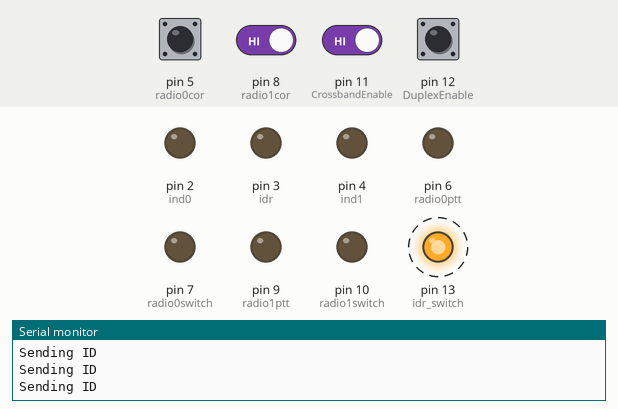
This sketch was run on a simulated Arduino Uno, built with avr-gcc and run on an emulated ATmega328P. Shown: output pins drawn as LEDs (lit = HIGH), the last lines printed to the serial monitor. Dashed ring = blinking. Inputs (shaded band) come from the test bench; at power-on: pin 5 (radio0cor), pin 8 (radio1cor), pin 11 (CrossbandEnable), pin 12 (DuplexEnable) HIGH.

Above: at 7.2 s.
7.3 s: pin 8 (radio1cor) driven LOW and pin 11 (CrossbandEnable) driven LOW
At 9.5 s:
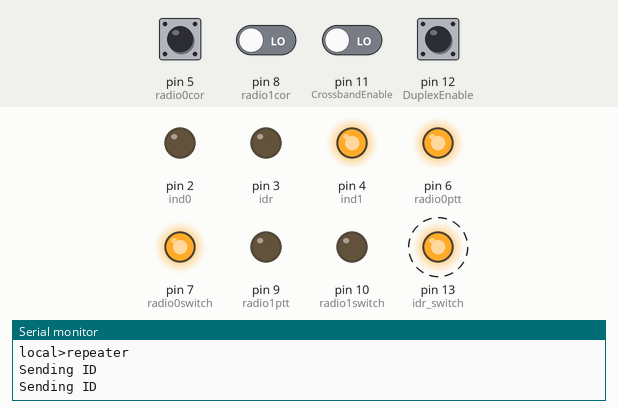
10.3 s: pin 12 (DuplexEnable) pulled LOW for 0.15 s
At 10.42 s:
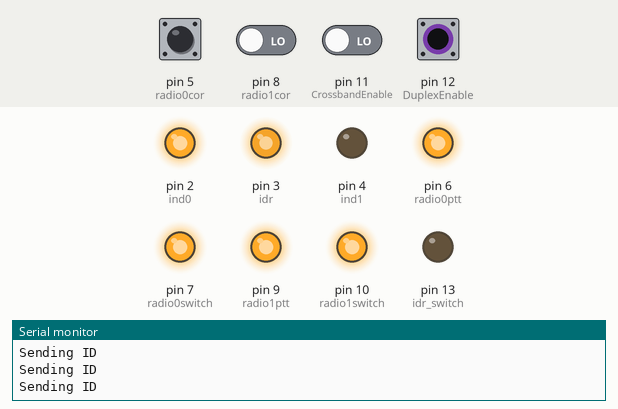
At 11.14 s:
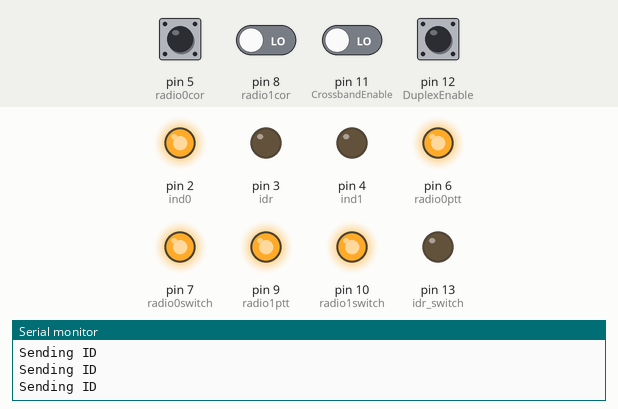
16.3 s: pin 8 (radio1cor) driven LOW
Timing chart, 0 to 20.3 s (numbered marks = the images above; inputs shaded):
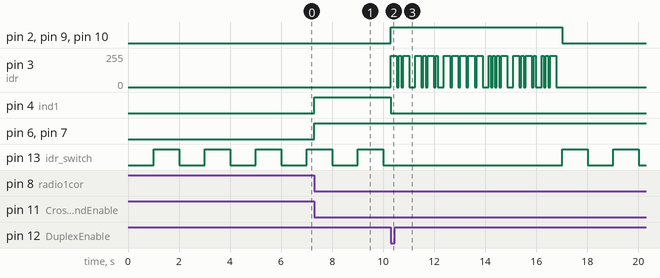

The sketch:

SimpleCrossbandRepeaterController.ino
```cpp
// (licence header left out)
// Pin relabels.
#define Ser_tx 0
#define Ser_rx 1
#define ind0 2
#define idr 3 // (awrite for pwm, write for external oscilator)
#define ind1 4
#define radio0cor 5
#define radio0ptt 6
#define radio0switch 7
#define radio1cor 8
#define radio1ptt 9
#define radio1switch 10
#define CrossbandEnable 11
#define DuplexEnable 12
#define idr_switch 13

// Variables
long idertimer = 1000;
int iderneed = 1;
int path01 = 0;
int path10 = 0;
int pathid = 0;
String idString = "KC0VCU"; // over ride from sram if exists, later
                            // cwfont will be loaded from a font file
                            // cw speed and interval variables will by
                            // default be 20 15, but override from sram
                            // if set there, will be done if needed.
int cwvalue = 490; // awrite value to write to generate cw tone, aim for
                   // 700 hz, but range to work with is 1-1023
struct t_mtab { char c, pat; } ;

struct t_mtab morsetab[] = {
  	{'.', 106},
	{',', 115},
	{'?', 76},
	{'/', 41},
	{'A', 6},
	{'B', 17},
	{'C', 21},
	{'D', 9},
	{'E', 2},
	{'F', 20},
	{'G', 11},
	{'H', 16},
	{'I', 4},
	{'J', 30},
	{'K', 13},
	{'L', 18},
	{'M', 7},
	{'N', 5},
	{'O', 15},
	{'P', 22},
	{'Q', 27},
	{'R', 10},
	{'S', 8},
	{'T', 3},
	{'U', 12},
	{'V', 24},
	{'W', 14},
	{'X', 25},
	{'Y', 29},
	{'Z', 19},
	{'1', 62},
	{'2', 60},
	{'3', 56},
	{'4', 48},
	{'5', 32},
	{'6', 33},
	{'7', 35},
	{'8', 39},
	{'9', 47},
	{'0', 63}
} ;

#define N_MORSE  (sizeof(morsetab)/sizeof(morsetab[0]))

#define SPEED  (15)
#define DOTLEN  (1200/SPEED)
#define DASHLEN  (3*(1200/SPEED))


long delaytil = 0; // we'll be doing non
boolean sendingcw = false;
long eventms = 0;
boolean ledon = true;
long nowms;

// Functions

void dash() {
  analogWrite(idr, cwvalue) ;
  delay(DASHLEN);
  analogWrite(idr, 0) ;
  delay(DOTLEN) ;
}

void dit() {
  analogWrite(idr, cwvalue) ;
  delay(DOTLEN);
  analogWrite(idr, 0) ;
  delay(DOTLEN);
}

void send(char c) {
  int i ;
  if (c == ' ') {
//    Serial.print(c) ;
    delay(7*DOTLEN) ;
    return ;
  }
  for (i=0; i<N_MORSE; i++) {
    if (morsetab[i].c == c) {
      unsigned char p = morsetab[i].pat ;
//      Serial.print(morsetab[i].c) ;

      while (p != 1) {
          if (p & 1)
            dash() ;
          else
            dit() ;
          p = p / 2 ;
      }
      delay(2*DOTLEN) ;
      return ;
    }
  }
  /* if we drop off the end, then we send a space */
//  Serial.print("?") ;
}

void enablePath(int path2enable) {
  if (path2enable == 0) {
    //path to enable is 0 to 1, repeater to local
    if (digitalRead(CrossbandEnable) == LOW and digitalRead(DuplexEnable) == LOW) {
      path01 = 1;
      digitalWrite(radio1ptt, HIGH);
      digitalWrite(radio1switch, HIGH);
      digitalWrite(ind0, HIGH);
      digitalWrite(ind1, LOW);
//      Serial.println("path 01 up");
      if (iderneed == 0) {
        iderneed = 1;
      }
    }
  } else {
    //path to enable is 1 to 0, local to repeater
    if (digitalRead(CrossbandEnable) == LOW) {
      path10 = 1;
      digitalWrite(radio0ptt, HIGH);
      digitalWrite(radio0switch, HIGH);
      digitalWrite(ind0, LOW);
      digitalWrite(ind1, HIGH);
//      Serial.println("path 10 up");
    }
  }
}

void disablePath(int path2disable) {
  if (path2disable == 0) {
    // path to disable is 0 to 1, repeater to local
    path01 = 0;
    if (iderneed == 1 and nowms > idertimer) {sendID();} else {
      digitalWrite(radio1ptt, LOW);
      digitalWrite(radio1switch, LOW);
      digitalWrite(ind0, LOW);
      digitalWrite(ind1, LOW);
//      Serial.println("path 01 down");
    }
  } else {
    // path to disalbe is 1 to 0, local to repeater
    path10 = 0;
    digitalWrite(radio0ptt, LOW);
    digitalWrite(radio0switch, LOW);
    digitalWrite(ind0, LOW);
    digitalWrite(ind1, LOW);
//    Serial.println("path 10 down");
  }
}
void sendmsg(char *str) {
  while (*str)
    send(*str++) ;
//  Serial.println("");
}

void sendID(){
//  Serial.println("kc0vcu");
  // stub to add sending cw as needed.
  Serial.println("Sending ID");
  sendmsg("KC0VCU");
  iderneed = 0;
  disablePath(0);
}


void setup(){
  Serial.begin(9600);
  pinMode(ind0, OUTPUT);
  pinMode(ind1, OUTPUT);
  pinMode(idr, OUTPUT);
  pinMode(radio0cor, INPUT);
  digitalWrite(radio0cor, HIGH);  // set pull-up high
  pinMode(radio0ptt, OUTPUT);
  digitalWrite(radio0ptt, LOW);
  pinMode(radio0switch, OUTPUT);
  digitalWrite(radio0switch, LOW);
  pinMode(radio1cor, INPUT);
  digitalWrite(radio1cor, HIGH);   // set pull-up high
  pinMode(radio1ptt, OUTPUT);
  digitalWrite(radio1ptt, LOW);
  pinMode(radio1switch, OUTPUT);
  digitalWrite(radio1switch, LOW);
  pinMode(CrossbandEnable, INPUT);
  digitalWrite(CrossbandEnable, HIGH);   // set pull-up high
  pinMode(DuplexEnable, INPUT);
  digitalWrite(DuplexEnable, HIGH);     // set pull-up high
  pinMode(idr_switch, OUTPUT);
  digitalWrite(idr_switch, LOW);
}

void loop() {
  nowms = millis();
  if (iderneed == 0 ) {idertimer = nowms + 580000;}
  // Two basic possibilities, we're not transmitting, and we need to, or
  // we are transmitting and we don't need to.
  if (path01 == 0 and path10 == 0) {
    // not transmitting, do we need to?
    if (digitalRead(radio0cor) == LOW) { // need to tx from repeater to local
      enablePath(0);
      Serial.println("repeater>local");
    } else if (digitalRead(radio1cor) == LOW) { // need to tx from local to repeater
    // tx from local to repeater
      enablePath(1);
      Serial.println("local>repeater");
    }
  }
  if (path01 == 1 and digitalRead(radio0cor) == HIGH) {
    //don't need to tx from repeater to local any more
    disablePath(0);
    Serial.println("Listening");
  }
  if (path10 == 1 and digitalRead(radio1cor) == HIGH) {
    //don't need to tx from local to repeater any more
    disablePath(1);
      Serial.println("Listening");
    if (nowms > idertimer and digitalRead(CrossbandEnable) == LOW and digitalRead(DuplexEnable) == LOW) {
      enablePath(0); // enable path from repeater to local to perform id function
      sendID();
      disablePath(0);
    }
  }
  if (nowms > idertimer and digitalRead(CrossbandEnable) == LOW and digitalRead(DuplexEnable) == LOW) {
    enablePath(0);
    disablePath(0);
  }
  if (nowms > eventms) {
    eventms = nowms + 1000;
    ledon = !ledon;
    digitalWrite(idr_switch, ledon);
    Serial.println("Sending ID");
/*    // Debuging   code, push state of sensors to serial port.
 *
      Serial.print("r0cor: ");
      Serial.print(digitalRead(radio0cor));
      Serial.print(" r1cor: ");
      Serial.print(digitalRead(radio1cor));
      Serial.print(" xBand: ");
      Serial.print(digitalRead(CrossbandEnable));
      Serial.print(" Duplex: ");
      Serial.println(digitalRead(DuplexEnable));
      */
  }
}
```

Measured:
- after the input at 7.3 s, pin 4 (ind1), pin 6 (radio0ptt), pin 7 (radio0switch): LOW → HIGH at once
- after the input at 10.3 s, pin 2 (ind0), pin 9 (radio1ptt), pin 10 (radio1switch): LOW → HIGH at once; pin 4 (ind1): HIGH → LOW at once; pin 13 (idr_switch): stops changing and stays LOW
- by itself, pin 13 (idr_switch): alternates HIGH for 1.0 s and LOW for 1.0 s
